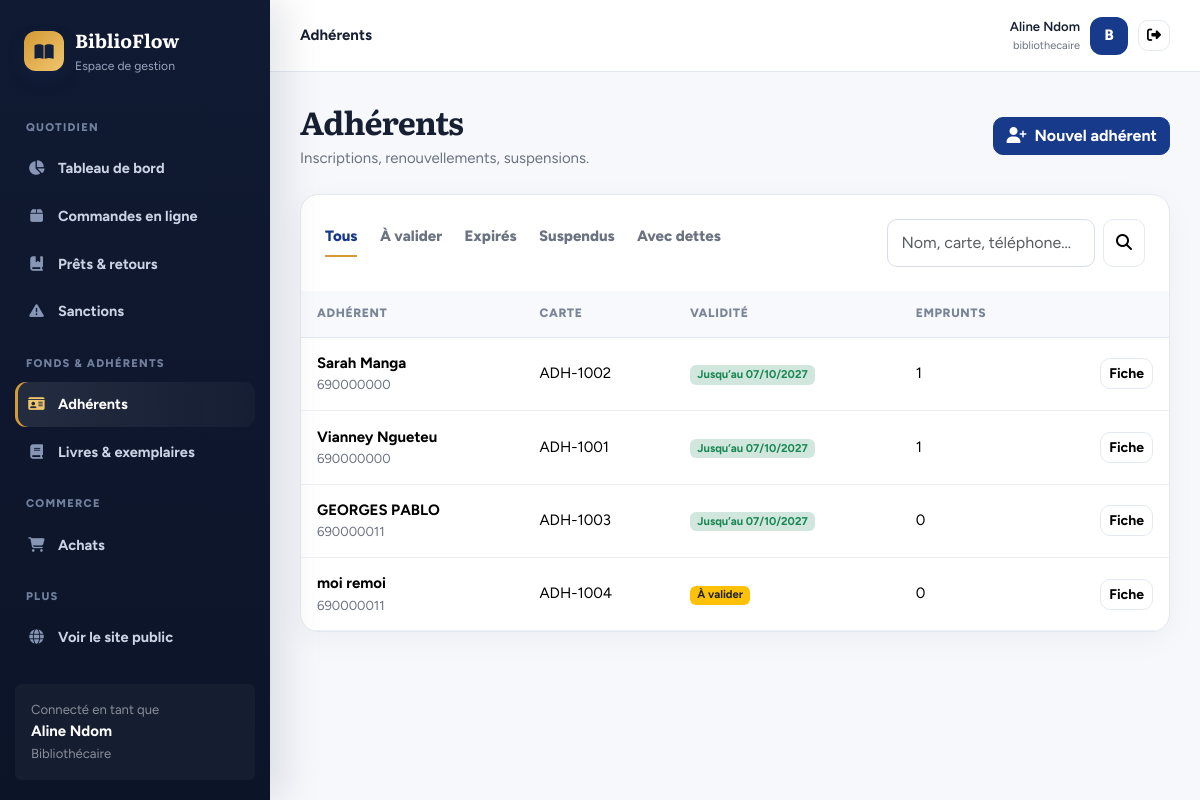
The page /gestion/adherents/ (signed in) on the database its author committed.
### bibliotheque/models.py (models this page shows, shortened)
class Utilisateur(AbstractUser):
    ROLES = [("adherent", "Adhérent"), ("bibliothecaire", "Bibliothécaire"), ("administrateur", "Administrateur")]
    STATUTS = [("en_attente", "En attente de validation"), ("actif", "Actif"), ("suspendu", "Suspendu")]
    first_name = None  # remplacés par nom / prénom
    last_name = None
    nom = models.CharField(max_length=80)
    prenom = models.CharField(max_length=80)
    telephone = models.CharField(max_length=20, blank=True)
    adresse = models.CharField(max_length=200, blank=True)
    role = models.CharField(max_length=20, choices=ROLES, default="adherent")
    statut = models.CharField(max_length=12, choices=STATUTS, default="actif")
    numero_carte = models.CharField(max_length=20, unique=True, null=True, blank=True)
    date_expiration = models.DateField(null=True, blank=True)  # fin de validité de l'adhésion
    suspendu_jusqu = models.DateField(null=True, blank=True)   # emprunts suspendus après un retard
    REQUIRED_FIELDS = ["nom", "prenom", "email"]
    def get_full_name(self):
        return f"{self.prenom} {self.nom}".strip()
    def __str__(self):
        return self.get_full_name() or self.username
    @property
    def est_personnel(self):
        return self.is_superuser or self.role in ("bibliothecaire", "administrateur")

### bibliotheque/views.py (the view)
# urls.py: path("gestion/adherents/", views.adherents, name="adherents"),
@role_requis(*STAFF)
def adherents(request):
    q, filtre = request.GET.get("q", "").strip(), request.GET.get("filtre", "")
    today = timezone.localdate()
    liste = Utilisateur.objects.filter(numero_carte__isnull=False)
    if q:
        liste = liste.filter(Q(nom__icontains=q) | Q(prenom__icontains=q) | Q(numero_carte__icontains=q)
                             | Q(telephone__icontains=q))
    if filtre == "a_valider":
        liste = liste.filter(statut="en_attente")
    elif filtre == "expires":
        liste = liste.filter(date_expiration__lt=today)
    elif filtre == "suspendus":
        liste = liste.filter(suspendu_jusqu__gte=today)
    elif filtre == "dettes":
        liste = liste.filter(emprunts__statut_paiement="impayee").distinct()
    liste = liste.annotate(nb_emprunts=Count("emprunts", filter=Q(emprunts__statut__in=Emprunt.OUVERTS), distinct=True)
                           ).order_by("nom", "prenom")
    return render(request, "bibliotheque/adherents.html", {"adherents": liste[:200], "q": q, "filtre": filtre, "today": today})

### bibliotheque/acces.py (called while the page is built)
def est_personnel(user):
    return user.is_authenticated and user.est_personnel

def role_requis(*roles):
    def deco(vue):
        @login_required
        @wraps(vue)
        def wrapper(request, *a, **kw):
            if request.user.is_superuser or request.user.role in roles:
                return vue(request, *a, **kw)
            messages.error(request, "Accès non autorisé pour votre rôle.")
            return redirect("accueil")
        return wrapper
    return deco

### bibliotheque/context.py (called while the page is built)
def globales(request):
    ctx = {"p": params(), "panier_count": 0, "est_personnel": False}
    try:
        ctx["panier_count"] = sum(request.session.get("panier", {}).values())
    except Exception:
        pass
    if request.user.is_authenticated:
        ctx["est_personnel"] = est_personnel(request.user)
    return ctx

### bibliotheque/services.py (called while the page is built)
def params():
    d = dict(settings.BIBLIO)
    for cle in ("amende_par_jour", "amende_plafond", "frais_perte"):
        d[cle] = Decimal(str(d[cle]))
    return SimpleNamespace(**d)

### bibliotheque/templates/bibliotheque/adherents.html
{% extends "bibliotheque/base.html" %}{% block titre %}Adhérents – BiblioFlow{% endblock %}{% block entete %}Adhérents{% endblock %}{% block contenu %}
<div class="page-title mb-4 d-flex justify-content-between align-items-center flex-wrap gap-2"><div><h1>Adhérents</h1><p>Inscriptions, renouvellements, suspensions.</p></div><a href="{% url 'adherent_nouveau' %}" class="btn btn-primary"><i class="fa-solid fa-user-plus me-2"></i>Nouvel adhérent</a></div>
<div class="cardx table-card"><div class="p-4 d-flex flex-wrap gap-3 justify-content-between"><ul class="nav nav-pills"><li class="nav-item"><a class="nav-link {% if not filtre %}active{% endif %}" href="?">Tous</a></li><li class="nav-item"><a class="nav-link {% if filtre == 'a_valider' %}active{% endif %}" href="?filtre=a_valider">À valider</a></li><li class="nav-item"><a class="nav-link {% if filtre == 'expires' %}active{% endif %}" href="?filtre=expires">Expirés</a></li><li class="nav-item"><a class="nav-link {% if filtre == 'suspendus' %}active{% endif %}" href="?filtre=suspendus">Suspendus</a></li><li class="nav-item"><a class="nav-link {% if filtre == 'dettes' %}active{% endif %}" href="?filtre=dettes">Avec dettes</a></li></ul>
<form class="d-flex gap-2"><input type="hidden" name="filtre" value="{{ filtre }}"><input name="q" value="{{ q }}" class="form-control" placeholder="Nom, carte, téléphone…"><button class="btn btn-light" aria-label="Rechercher"><i class="fa-solid fa-magnifying-glass"></i></button></form></div>
<div class="table-responsive"><table class="table"><thead><tr><th>Adhérent</th><th>Carte</th><th>Validité</th><th>Emprunts</th><th></th></tr></thead><tbody>
{% for a in adherents %}<tr><td><strong>{{ a }}</strong><div class="muted small">{{ a.telephone }}</div></td><td>{{ a.numero_carte }}</td>
<td>{% if a.statut == 'en_attente' %}<span class="badge bg-warning text-dark">À valider</span>{% elif a.date_expiration and a.date_expiration < today %}<span class="badge bg-danger">Expirée</span>{% else %}<span class="badge bg-success-subtle text-success">Jusqu’au {{ a.date_expiration|date:"d/m/Y" }}</span>{% endif %}{% if a.suspendu_jusqu and a.suspendu_jusqu >= today %}<div><span class="badge bg-dark mt-1">Suspendu jusqu’au {{ a.suspendu_jusqu|date:"d/m" }}</span></div>{% endif %}</td><td>{{ a.nb_emprunts }}</td><td class="text-end"><a class="btn btn-sm btn-light" href="{% url 'adherent_detail' a.pk %}">Fiche</a></td></tr>
{% empty %}<tr><td colspan="5" class="empty">Aucun adhérent.</td></tr>{% endfor %}</tbody></table></div></div>{% endblock %}

### bibliotheque/templates/bibliotheque/base.html (shortened to what this page needs)
{% load static %}<!doctype html>
<html lang="fr"><head><meta charset="utf-8"><meta name="viewport" content="width=device-width, initial-scale=1"><title>{% block titre %}BiblioFlow{% endblock %}</title>
<link href="https://cdn.jsdelivr.net/npm/bootstrap@5.3.3/dist/css/bootstrap.min.css" rel="stylesheet"><link href="https://cdnjs.cloudflare.com/ajax/libs/font-awesome/6.5.2/css/all.min.css" rel="stylesheet"><link href="{% static 'bibliotheque/app.css' %}" rel="stylesheet"></head>
<body>{% with u=request.resolver_match.url_name %}<div class="app-shell">
<aside class="sidebar" id="sidebar">
  <div class="brand"><div class="brand-icon"><i class="fa-solid fa-book-open"></i></div><div><strong>BiblioFlow</strong><small>Espace de gestion</small></div></div>
  <div class="nav-title">Quotidien</div>
  <a class="side-link {% if u == 'tableau_bord' %}active{% endif %}" href="{% url 'tableau_bord' %}"><i class="fa-solid fa-chart-pie"></i>Tableau de bord</a>
  <a class="side-link {% if u == 'commandes' %}active{% endif %}" href="{% url 'commandes' %}"><i class="fa-solid fa-box"></i>Commandes en ligne</a>
  <a class="side-link {% if u == 'emprunts' %}active{% endif %}" href="{% url 'emprunts' %}"><i class="fa-solid fa-book-bookmark"></i>Prêts &amp; retours</a>
  <a class="side-link {% if u == 'sanctions' %}active{% endif %}" href="{% url 'sanctions' %}"><i class="fa-solid fa-triangle-exclamation"></i>Sanctions</a>
  <div class="nav-title">Fonds &amp; adhérents</div>
  <a class="side-link {% if u == 'adherents' or u == 'adherent_detail' or u == 'adherent_nouveau' or u == 'adherent_modifier' %}active{% endif %}" href="{% url 'adherents' %}"><i class="fa-solid fa-id-card"></i>Adhérents</a>
  <a class="side-link " href="{% url 'livres_gestion' %}"><i class="fa-solid fa-book"></i>Livres &amp; exemplaires</a>
  <div class="nav-title">Commerce</div>
  <a class="side-link {% if u == 'achats' or u == 'achat_detail' or u == 'achat_nouveau' %}active{% endif %}" href="{% url 'achats' %}"><i class="fa-solid fa-cart-shopping"></i>Achats</a>
  <div class="nav-title">Plus</div>
  <a class="side-link" href="{% url 'accueil' %}"><i class="fa-solid fa-globe"></i>Voir le site public</a>
  <div class="mt-4 p-3 rounded-2" style="background:#ffffff0a"><div class="small text-white-50">Connecté en tant que</div><strong>{{ user.get_full_name|default:user.username }}</strong><div class="small text-white-50">{{ user.get_role_display }}</div></div>
</aside>
<main class="main"><header class="topbar"><div class="d-flex align-items-center gap-3"><div class="fw-bold">{% block entete %}{% endblock %}</div></div>
<div class="user-chip"><div class="text-end d-none d-sm-block"><div class="fw-semibold small">{{ user.get_full_name|default:user.username }}</div><div class="muted" style="font-size:11px">{{ user.username }}</div></div><div class="avatar">{{ user.username|first|upper }}</div><form method="post" action="{% url 'logout' %}">{% csrf_token %}<button class="btn btn-sm btn-light" title="Déconnexion"><i class="fa-solid fa-right-from-bracket"></i></button></form></div></header>
<div class="content">{% block contenu %}{% endblock %}</div></main></div>{% endwith %}
<script src="https://cdn.jsdelivr.net/npm/bootstrap@5.3.3/dist/js/bootstrap.bundle.min.js"></script>{% block scripts %}{% endblock %}</body></html>

### bibliotheque/static/bibliotheque/app.css (style rules this page uses)
:root { --primary:#183a8a;--primary-2:#102d6b;--primary-soft:#eaf0ff;--accent:#d49a35; --ink:#172033;--muted:#6b7280;--paper:#f6f8fc;--card:#fff;--line:#e4e8f0; --success:#17835b;--danger:#c83c3c;--warning:#b9780a; --sidebar:#101a32;--sidebar-2:#162343; --serif:"Literata",Georgia,serif;--sans:"Figtree",system-ui,-apple-system,"Segoe UI",sans-serif; --bs-primary:#183a8a;--bs-primary-rgb:24,58,138;--bs-link-color:#183a8a;--bs-link-hover-color:#102d6b; --bs-body-bg:#f6f8fc;--bs-body-color:#172033;--bs-border-color:#e4e8f0; }
* { box-sizing:border-box }
html { scroll-behavior:smooth }
body { background:var(--paper);color:var(--ink);font-family:var(--sans);font-size:15px;line-height:1.55;-webkit-font-smoothing:antialiased }
h1,h2,h3,.serif { font-family:var(--serif);font-weight:700;letter-spacing:-.025em;color:var(--ink) }
a { text-underline-offset:3px }
.muted { color:var(--muted) }
.cardx { background:var(--card);border:1px solid var(--line);border-radius:18px;box-shadow:0 8px 30px rgba(23,32,51,.045) }
.cardx.table-card { overflow:hidden }
.table-card .table { margin:0 }
.page-title h1 { font-size:2rem;margin:0 }
.page-title p { color:var(--muted);margin:.4rem 0 0;max-width:70ch }
.btn { border-radius:10px;font-weight:700;transition:.18s ease }
.btn-primary { --bs-btn-bg:var(--primary);--bs-btn-border-color:var(--primary);--bs-btn-hover-bg:var(--primary-2);--bs-btn-hover-border-color:var(--primary-2);--bs-btn-active-bg:var(--primary-2);--bs-btn-active-border-color:var(--primary-2) }
.btn-light { --bs-btn-bg:#fff;--bs-btn-border-color:var(--line);--bs-btn-hover-bg:#f0f4fb;--bs-btn-hover-border-color:#cfd7e6;--bs-btn-active-bg:#eef3fb }
.form-control,.form-select { border-radius:10px;border-color:#d7ddea;padding:.68rem .85rem;background:#fff }
.badge { font-weight:700 }
.table { --bs-table-bg:transparent;--bs-table-hover-bg:#f7f9fd }
.table thead th { font-size:.76rem;text-transform:uppercase;letter-spacing:.05em;font-weight:800;color:#7a8497;background:#f8f9fc;border-bottom:1px solid var(--line);padding:.85rem 1rem;white-space:nowrap }
.table td { vertical-align:middle;padding:.9rem 1rem;border-color:#edf0f5 }
.nav-pills { gap:1.4rem }
.nav-pills .nav-link { color:var(--muted);border-radius:0;padding:.4rem 0;font-weight:800;border-bottom:2px solid transparent;background:none }
.nav-pills .nav-link.active { background:none;color:var(--primary);border-bottom-color:var(--accent) }
.brand-icon { width:40px;height:40px;border-radius:12px;background:var(--primary);color:#fff;display:grid;place-items:center;font-size:17px;flex:none;box-shadow:0 8px 18px #183a8a26 }
.app-shell { min-height:100vh }
.sidebar { width:270px;background:linear-gradient(180deg,var(--sidebar),#0c1428);color:#fff;position:fixed;inset:0 auto 0 0;z-index:1030;padding:22px 15px;overflow:auto;box-shadow:12px 0 40px rgba(8,17,39,.12) }
.brand { display:flex;align-items:center;gap:11px;padding:4px 9px 25px }
.brand .brand-icon { background:linear-gradient(135deg,#d49a35,#f0c56d);color:#14213c }
.brand strong { font-family:var(--serif);font-size:1.18rem }
.brand small { display:block;color:#98a6c3;font-size:.76rem;margin-top:2px }
.nav-title { font-size:.7rem;text-transform:uppercase;letter-spacing:.11em;font-weight:800;color:#71809e;padding:18px 11px 7px }
.side-link { display:flex;align-items:center;gap:12px;color:#cbd4e5;text-decoration:none;padding:11px 12px;border-radius:11px;margin:3px 0;font-size:.91rem;font-weight:650 }
.side-link.active { background:linear-gradient(90deg,#ffffff18,#ffffff08);color:#fff;box-shadow:inset 3px 0 0 var(--accent) }
.side-link i { width:19px;text-align:center;color:#8796b4 }
.side-link.active i { color:#f0c56d }
.main { margin-left:270px;min-height:100vh }
.topbar { height:72px;background:rgba(255,255,255,.92);backdrop-filter:blur(14px);border-bottom:1px solid var(--line);display:flex;align-items:center;justify-content:space-between;padding:0 30px;position:sticky;top:0;z-index:100 }
.content { padding:30px;max-width:1450px }
.user-chip { display:flex;align-items:center;gap:10px }
.avatar { width:38px;height:38px;border-radius:12px;display:grid;place-items:center;background:var(--primary);color:#fff;font-weight:800 }
.page-title p { color:var(--muted);margin-bottom:0 }

### rows shown on the page
Utilisateur: get_full_name "Aline Ndom", role "Bibliothécaire", username "bibliothecaire", username|first "B"
Utilisateur: prenom+nom "Sarah Manga", telephone "690000000", numero_carte "ADH-1002", date_expiration "07/10/2027", nb_emprunts "1"
Utilisateur: prenom+nom "Vianney Ngueteu", telephone "690000000", numero_carte "ADH-1001", date_expiration "07/10/2027", nb_emprunts "1"
Utilisateur: prenom+nom "GEORGES PABLO", telephone "690000011", numero_carte "ADH-1003", date_expiration "07/10/2027", nb_emprunts "0"
Utilisateur: prenom+nom "moi remoi", telephone "690000011", numero_carte "ADH-1004", statut "À valider", nb_emprunts "0"
